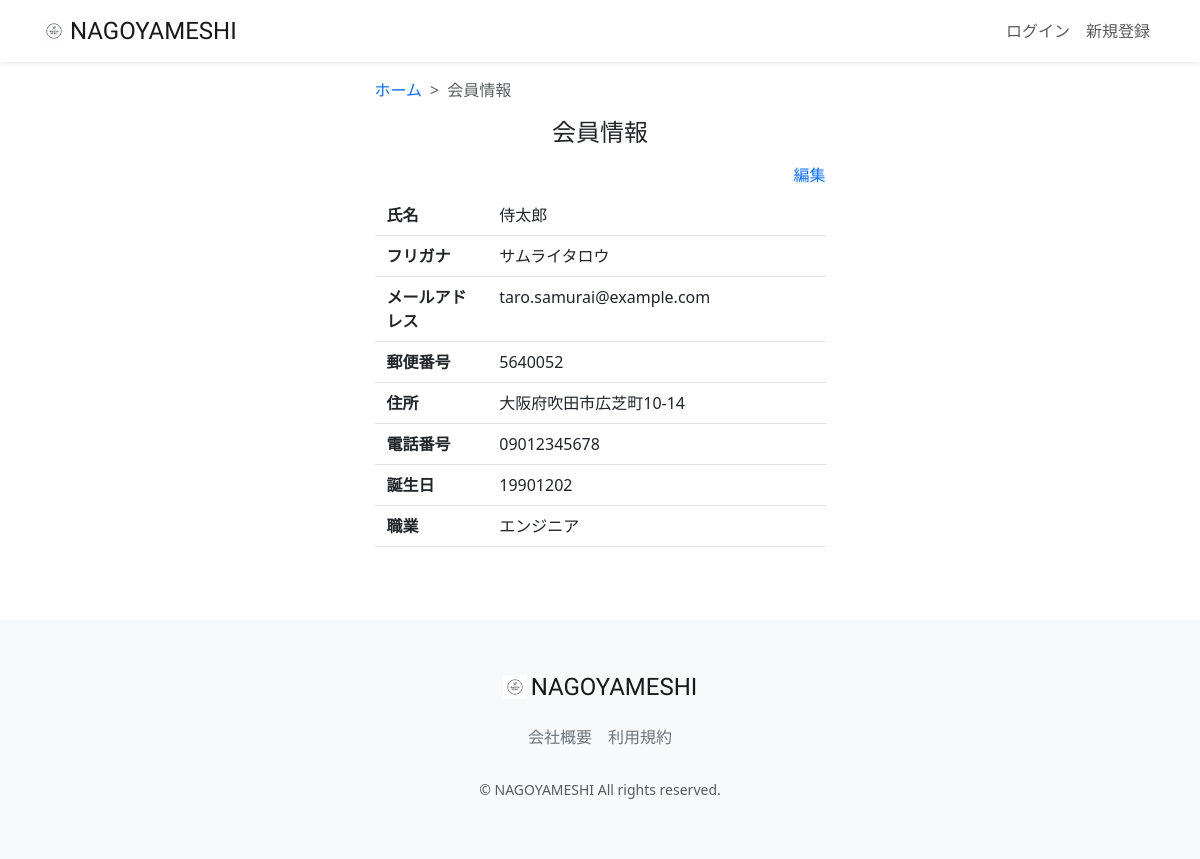
Page /accounts/user-detail/2/ on the committed database.
### accounts/models.py (models this page shows, shortened)
class CustomUser(AbstractUser):
    user_name = models.CharField(max_length=128, null=True, blank=True,verbose_name='ユーザー名前')
    hurigana = models.CharField(max_length=128, null=True, blank=True,verbose_name='フリガナ')
    zip_code = models.CharField(max_length=16, null=True, blank=True,verbose_name='郵便番号')
    address = models.CharField(max_length=255, null=True, blank=True,verbose_name='住所')
    phone_number = models.CharField(max_length=20, null=True, blank=True,verbose_name='電話番号')
    birthday = models.CharField(max_length=20, null=True, blank=True,verbose_name='誕生日')
    job = models.CharField(max_length=255, null=True, blank=True,verbose_name='職業')
    is_subscribed = models.BooleanField(default=False, verbose_name='有料会員')
    card_name = models.CharField(max_length=128, null=True, blank=True,verbose_name='カード名義')
    card_number = models.CharField(max_length=128, null=True, blank=True,verbose_name='カード番号')
    class Meta:
        verbose_name_plural = 'CustomUser'

### accounts/views.py (the view)
# urls.py: path("user-detail/<int:pk>/", views.UserDetailView.as_view(), name="user_detail"),
class UserDetailView(generic.DetailView):
    model = models.CustomUser
    template_name = 'user/user_detail.html'

### accounts/templates/user/user_detail.html (shortened to what this page needs)
{% extends "layout/base.html" %}
{% load static %}
{% block content %}
<main>
  <div class="container nagoyameshi-container pb-5">
    <div class="row justify-content-center">
      <div class="col-xl-5 col-lg-6 col-md-8">
        <nav class="my-3" style="--bs-breadcrumb-divider: '>';" aria-label="breadcrumb">
          <ol class="breadcrumb mb-0">
            <li class="breadcrumb-item"><a href="{% url 'top_page'%}">ホーム</a></li>
            <li class="breadcrumb-item active" aria-current="page">会員情報</li>
          </ol>
        </nav>
          <h1 class="mb-3 text-center">会員情報</h1>
            <div class="d-flex justify-content-end align-items-end mb-3">
              <div>
                 <a href="{% url 'user_update' object.id %}">編集</a>
              </div>
              </div>
                <div class="container mb-4">
                  <div class="row pb-2 mb-2 border-bottom">
                    <div class="col-3">
                      <span class="fw-bold">氏名</span>
                    </div>
                      <div class="col">
                       <span>{{ object.user_name }}</span>
                      </div>
                  </div>
                  <div class="row pb-2 mb-2 border-bottom">
                    <div class="col-3">
                      <span class="fw-bold">フリガナ</span>
                    </div>
                      <div class="col">
                        <span>{{ object.hurigana }}</span>
                      </div>
                  </div>
                  <div class="row pb-2 mb-2 border-bottom">
                    <div class="col-3">
                      <span class="fw-bold">メールアドレス</span>
                    </div>
                      <div class="col">
                        <span>{{ object.email }}</span>
                      </div>
                    </div>
                    <div class="row pb-2 mb-2 border-bottom">
                      <div class="col-3">
                        <span class="fw-bold">郵便番号</span>
                      </div>
                        <div class="col">
                          <span>{{ object.zip_code }}</span>
                        </div>
                    </div>
                    <div class="row pb-2 mb-2 border-bottom">
                      <div class="col-3">
                        <span class="fw-bold">住所</span>
                      </div>
                        <div class="col">
                          <span>{{ object.address }}</span>
                        </div>
                    </div>
                      <div class="row pb-2 mb-2 border-bottom">
                        <div class="col-3">
                          <span class="fw-bold">電話番号</span>
                        </div>
                          <div class="col">
                            <span>{{ object.phone_number }}</span>
                          </div>
                    </div>
                    <div class="row pb-2 mb-2 border-bottom">
                      <div class="col-3">
                        <span class="fw-bold">誕生日</span>
                      </div>
                        <div class="col">
                          <span> {{ object.birthday }} </span>
                        </div>
                    </div>
                    <div class="row pb-2 mb-2 border-bottom">
                      <div class="col-3">
                        <span class="fw-bold">職業</span>
                      </div>
                        <div class="col">
                          <span>{{ object.job }} </span>
                        </div>
                    </div>
                  </div>
            </div>
       </div>
   </div>
</main>
{% endblock %}

### static/css/nagoyameshi.css (style rules this page uses)
h1 { font-size: 1.5rem; }
a { text-decoration: none !important; }

### rows in the picture
CustomUser: user_name "侍太郎", hurigana "サムライタロウ", email "taro.samurai@example.com", zip_code "5640052", address "大阪府吹田市広芝町10-14", phone_number "09012345678", birthday "19901202", job "エンジニア"
